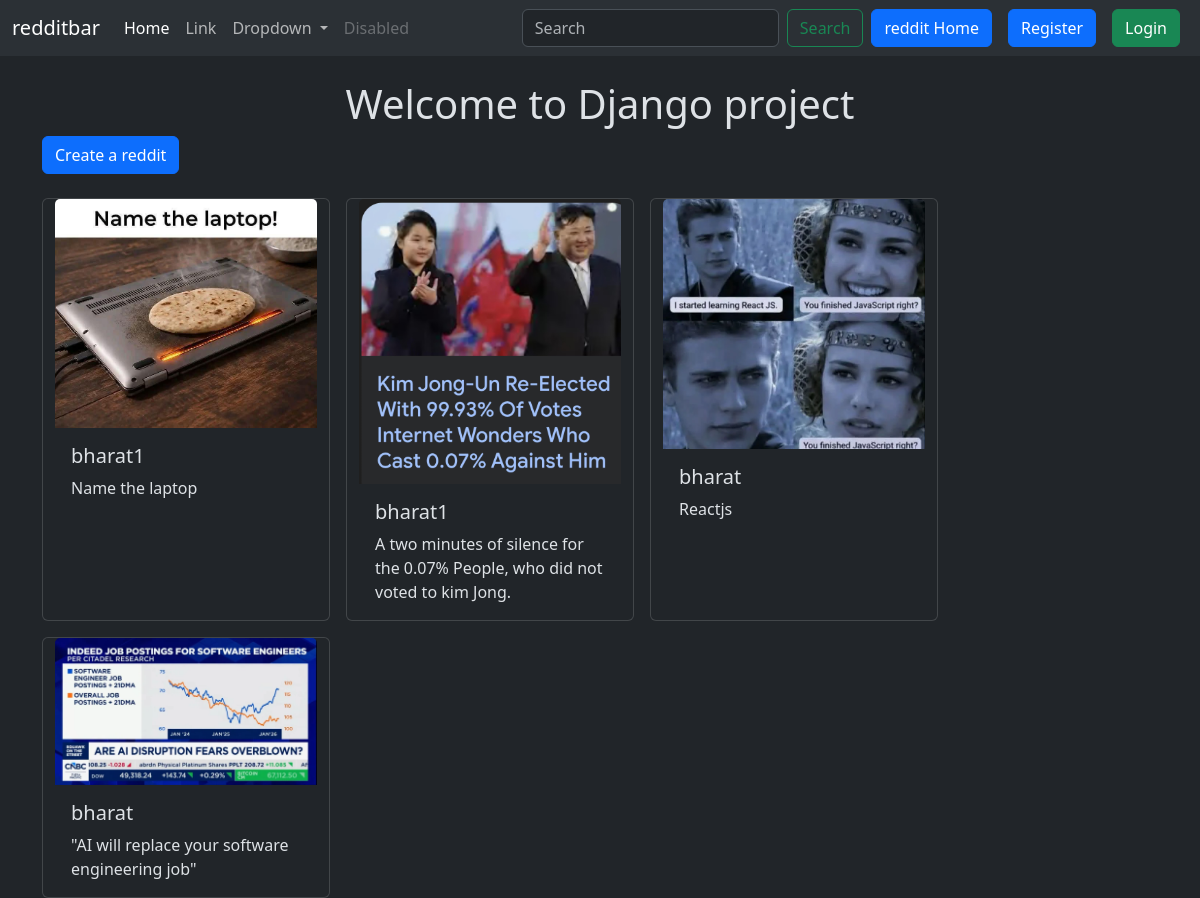
Screenshot of /reddit/ with the database file from the repository.
### reddit/models.py (models this page shows, shortened)
class reddit(models.Model):
  user = models.ForeignKey(User, on_delete=models.CASCADE)
  text = models.TextField(max_length=240)
  photo = models.ImageField(upload_to='photos/', blank=True, null=True)
  created_at = models.DateTimeField(auto_now_add=True)
  updated_at = models.DateTimeField(auto_now=True)

### reddit/views.py (the view)
# urls.py: path('', views.reddit_list, name='reddit_list'),
def reddit_list(request):
  reddits = reddit.objects.all().order_by('-created_at')
  return render(request, 'reddit_list.html', {'reddits': reddits})

### reddit/templates/reddit_list.html (shortened to what this page needs)
{% extends "layout.html" %}
{% block content %}
<h1 class="text-center  mt-4">Welcome to Django project</h1>
<a class="btn btn-primary mb-4" href="{% url 'reddit_create' %}">Create a reddit</a>
<div class="container row gap-3">
  {% for reddit in  reddits %}
  <div class="card" style="width: 18rem;">
    <img src="{{reddit.photo.url}}" class="card-img-top" alt="...">
    <div class="card-body">
      <h5 class="card-title">{{reddit.user.username}}</h5>
      <p class="card-text">{{reddit.text}}</p>
    </div>
  </div>
  {% endfor %}
</div>
{% endblock %}

### templates/layout.html (shortened to what this page needs)
{% load static %}
<!DOCTYPE html>
<html lang="en" data-bs-theme="dark">
<head>
  <link href="https://cdn.jsdelivr.net/npm/bootstrap@5.3.3/dist/css/bootstrap.min.css" rel="stylesheet">
</head>
<body >
  <nav class="navbar navbar-expand-lg bg-body-tertiary">
    <div class="container-fluid">
      <a class="navbar-brand" href="#">redditbar</a>
      <div class="collapse navbar-collapse" id="navbarSupportedContent">
        <ul class="navbar-nav me-auto mb-2 mb-lg-0">
          <li class="nav-item">
            <a class="nav-link active" aria-current="page" href="#">Home</a>
          </li>
          <li class="nav-item">
            <a class="nav-link" href="#">Link</a>
          </li>
          <li class="nav-item dropdown">
            <a class="nav-link dropdown-toggle" href="#" role="button" data-bs-toggle="dropdown" aria-expanded="false">
              Dropdown
            </a>
          </li>
          <li class="nav-item">
            <a class="nav-link disabled" aria-disabled="true">Disabled</a>
          </li>
        </ul>
        <form class="d-flex" role="search">
          <input class="form-control me-2" type="search" placeholder="Search" aria-label="Search">
          <button class="btn btn-outline-success" type="submit">Search</button>
        </form>
        <a href="{% url 'reddit_list'%}" class="btn btn-primary mx-2">reddit Home</a>
        {% if user.is_authenticated %}
        <form  method="post" action="{% url 'logout' %}">
          {% csrf_token %}
          <button class="btn btn-danger" type="submit">Logout</button>
        </form>
        {% else%}
        <a href="{% url 'register'%}" class="btn btn-primary mx-2">Register</a>
        <a href="{% url 'login'%}" class="btn btn-success mx-2">Login</a>
        {% endif%}
      </div>
    </div>
  </nav>
  <div class="container">
    {% block content %}
    {% endblock %}
  </div>
</body>
</html>

### rows the page displays
reddit: photo (picture), user.username "bharat1", text "Name the laptop"
reddit: photo (picture), user.username "bharat1", text "A two minutes of silence for the 0.07% People, who did not voted to kim Jong."
reddit: photo (picture), user.username "bharat", text "Reactjs"
reddit: photo (picture), user.username "bharat", text "\"AI will replace your software engineering job\""
